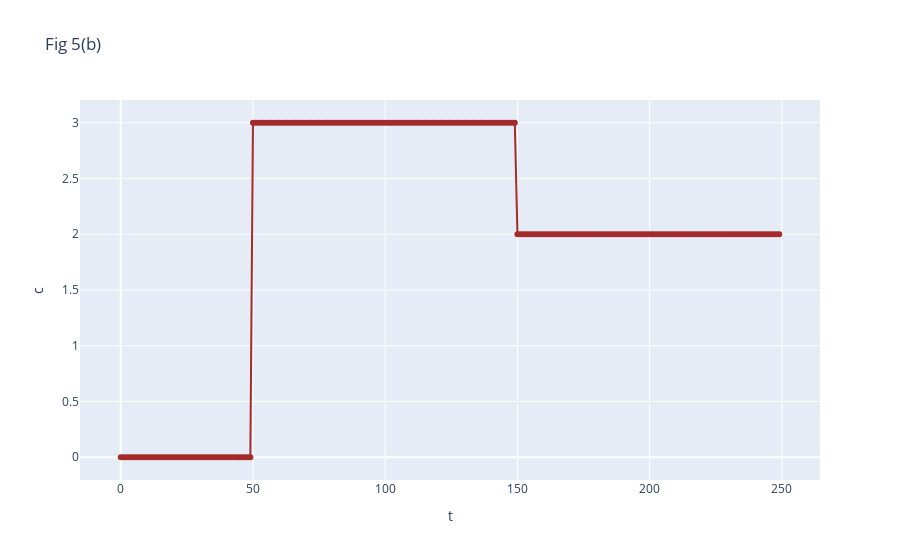

This figure's notebook cell:
### Code cell
fig = go.Figure()
fig.add_trace(go.Scatter(x=ts, y=cs_smart_protocol, mode='lines+markers', line=dict(color="brown"), name = ""))
fig.update_layout(title="Fig 5(b)")
fig.update_layout(xaxis={"title": "t"}, yaxis={"title": "c"})

### Figure 1 — Plotly figure (JSON) as saved in the notebook; plotly's stock layout.template omitted (floating-point values rounded to 4 significant figures; data arrays with more than 128 entries replaced by an {"elided": "..."} marker saying what was removed)
{"data": [{"line": {"color": "brown"}, "mode": "lines+markers", "name": "", "type": "scatter", "x": {"elided": "250 int values"}, "y": {"elided": "250 int values"}}], "layout": {"autosize": true, "title": {"text": "Fig 5(b)"}, "xaxis": {"autorange": true, "range": [-15.35, 264.4], "title": {"text": "t"}, "type": "linear"}, "yaxis": {"autorange": true, "range": [-0.2476, 3.248], "title": {"text": "c"}, "type": "linear"}}}
